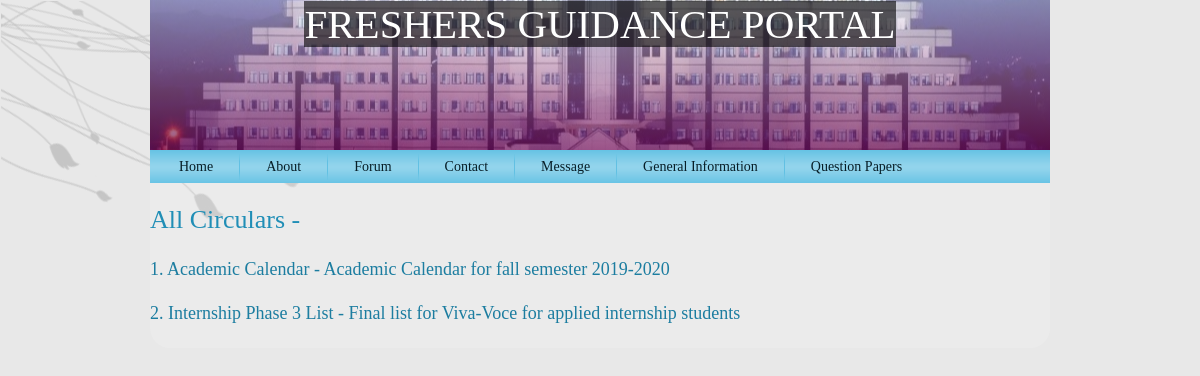
The app's page /circular.php with its own data.
### tables this page shows
CREATE TABLE IF NOT EXISTS `circulars` (
  `id` int(11) NOT NULL AUTO_INCREMENT,
  `title` varchar(100) DEFAULT NULL,
  `link` varchar(1000) DEFAULT NULL,
  `message` varchar(1000) DEFAULT NULL,
  PRIMARY KEY (`id`)
);

### circular.php (the view, shortened to what this page needs)
<?php require("header.php");
?>
<!DOCTYPE html>
<html lang="en">
<head>
</head>
<body>
<div class="row">
	<h2>All Circulars - </h2>
	<?php
		$conn=mysqli_connect ("localhost", "root","","tech_forum");
		if($conn)
		{
			$query = "select * from circulars";
			$result = mysqli_query($conn,$query);
			if($result)
			{
				if(mysqli_num_rows($result)>0)
				{
					$i = 1;
					while($row = mysqli_fetch_array($result))
					{
						?>
						<div>
							<h4><a href="<?php echo($row[2]) ?>" target="_blank"><?php echo $i.". ".$row[1]. " - ".$row[3]; ?></a></h4>
						</div>
						<?php
						$i++;
					}
				}
				else
				{
					echo "<h2>No circualrs to display</h2>";
				}
			}
			else
			{
				echo mysqli_error($conn);
			}
		}
	?>
</div>
</body>
</html>

### res/style.css (style rules this page uses)
body { margin: 0 auto; padding: 0; background-color: #E8E8E8; }
body { font-family: Georgia, "Times New Roman", Times, Serif; font-size: 14px; color: #242424; }
a { font-family: Georgia, "Times New Roman", Times, Serif; text-decoration: none; color: #186C8B; }
a:link { font-family: Georgia, "Times New Roman", Times, Serif; text-decoration: none; color: blue; }
h1, h2, h3, h4, h5, h6, h1 a, h2 a, h3 a, h4 a, h5 a, h6 a h1 a:hover, h2 a:hover, h3 a:hover, h4 a:hover, h5 a:hover, h6 a:hover h1 a:visited, h2 a:visited, h3 a:visited, h4 a:visited, h5 a:visited, h6 a:visited { font-weight: normal; font-style: normal; text-decoration: none; }
h2, h2 a, h2 a:link, h2 a:visited, h2 a:hover { font-family: Georgia, "Times New Roman", Times, Serif; font-size: 26px; color: #208EB6; }
h4, h4 a, h4 a:link, h4 a:visited, h4 a:hover { font-family: Georgia, "Times New Roman", Times, Serif; font-size: 18px; color: #1C7DA0; }

### circular.php (style rules this page uses)
* { box-sizing: border-box; }
body { margin: 0; }
.row:after { content: ""; display: table; clear: both; }

### records on screen
circulars: title "Academic Calendar", message "Academic Calendar for fall semester 2019-2020"
circulars: title "Internship Phase 3 List", message "Final list for Viva-Voce for applied internship students"
